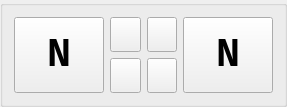
<?xml version="1.0" encoding="UTF-8"?>
<ui version="4.0">
 <class>GuidanceTurningToolbar</class>
 <widget class="QGroupBox" name="GuidanceTurningToolbar">
  <property name="geometry">
   <rect>
    <x>0</x>
    <y>0</y>
    <width>287</width>
    <height>107</height>
   </rect>
  </property>
  <property name="sizePolicy">
   <sizepolicy hsizetype="Expanding" vsizetype="Minimum">
    <horstretch>0</horstretch>
    <verstretch>0</verstretch>
   </sizepolicy>
  </property>
  <property name="windowTitle">
   <string>Turning</string>
  </property>
  <property name="title">
   <string/>
  </property>
  <layout class="QGridLayout" name="gridLayout">
   <item row="0" column="0" rowspan="2">
    <widget class="QPushButton" name="pbLeft">
     <property name="sizePolicy">
      <sizepolicy hsizetype="Expanding" vsizetype="Expanding">
       <horstretch>3</horstretch>
       <verstretch>1</verstretch>
      </sizepolicy>
     </property>
     <property name="font">
      <font>
       <family>Monospace</family>
       <pointsize>30</pointsize>
       <bold>true</bold>
      </font>
     </property>
     <property name="focusPolicy">
      <enum>Qt::NoFocus</enum>
     </property>
     <property name="text">
      <string>N</string>
     </property>
     <property name="icon">
      <iconset theme="go-previous">
       <normaloff>.</normaloff>.</iconset>
     </property>
     <property name="iconSize">
      <size>
       <width>48</width>
       <height>48</height>
      </size>
     </property>
     <property name="checkable">
      <bool>true</bool>
     </property>
     <property name="flat">
      <bool>false</bool>
     </property>
    </widget>
   </item>
   <item row="0" column="1">
    <widget class="QToolButton" name="pbPlusLeft">
     <property name="sizePolicy">
      <sizepolicy hsizetype="Expanding" vsizetype="Expanding">
       <horstretch>1</horstretch>
       <verstretch>1</verstretch>
      </sizepolicy>
     </property>
     <property name="icon">
      <iconset theme="list-add">
       <normaloff>.</normaloff>.</iconset>
     </property>
     <property name="autoRepeat">
      <bool>true</bool>
     </property>
     <property name="autoRepeatDelay">
      <number>500</number>
     </property>
     <property name="autoRepeatInterval">
      <number>250</number>
     </property>
    </widget>
   </item>
   <item row="0" column="2">
    <widget class="QToolButton" name="pbPlusRight">
     <property name="sizePolicy">
      <sizepolicy hsizetype="Expanding" vsizetype="Expanding">
       <horstretch>1</horstretch>
       <verstretch>1</verstretch>
      </sizepolicy>
     </property>
     <property name="icon">
      <iconset theme="list-add">
       <normaloff>.</normaloff>.</iconset>
     </property>
     <property name="autoRepeat">
      <bool>true</bool>
     </property>
     <property name="autoRepeatDelay">
      <number>500</number>
     </property>
     <property name="autoRepeatInterval">
      <number>250</number>
     </property>
    </widget>
   </item>
   <item row="0" column="3" rowspan="2">
    <widget class="QPushButton" name="pbRight">
     <property name="sizePolicy">
      <sizepolicy hsizetype="Expanding" vsizetype="Expanding">
       <horstretch>3</horstretch>
       <verstretch>1</verstretch>
      </sizepolicy>
     </property>
     <property name="font">
      <font>
       <family>Monospace</family>
       <pointsize>30</pointsize>
       <bold>true</bold>
      </font>
     </property>
     <property name="focusPolicy">
      <enum>Qt::NoFocus</enum>
     </property>
     <property name="layoutDirection">
      <enum>Qt::RightToLeft</enum>
     </property>
     <property name="styleSheet">
      <string notr="true">image: url(:/themes/oxygen/48x48/actions/edit-redo.png);</string>
     </property>
     <property name="text">
      <string>N</string>
     </property>
     <property name="icon">
      <iconset theme="go-next">
       <normaloff>.</normaloff>.</iconset>
     </property>
     <property name="iconSize">
      <size>
       <width>48</width>
       <height>48</height>
      </size>
     </property>
     <property name="checkable">
      <bool>true</bool>
     </property>
    </widget>
   </item>
   <item row="1" column="1">
    <widget class="QToolButton" name="pbMinusLeft">
     <property name="sizePolicy">
      <sizepolicy hsizetype="Expanding" vsizetype="Expanding">
       <horstretch>1</horstretch>
       <verstretch>1</verstretch>
      </sizepolicy>
     </property>
     <property name="icon">
      <iconset theme="list-remove">
       <normaloff>.</normaloff>.</iconset>
     </property>
     <property name="autoRepeat">
      <bool>true</bool>
     </property>
     <property name="autoRepeatDelay">
      <number>500</number>
     </property>
     <property name="autoRepeatInterval">
      <number>250</number>
     </property>
    </widget>
   </item>
   <item row="1" column="2">
    <widget class="QToolButton" name="pbMinusRight">
     <property name="sizePolicy">
      <sizepolicy hsizetype="Expanding" vsizetype="Expanding">
       <horstretch>1</horstretch>
       <verstretch>1</verstretch>
      </sizepolicy>
     </property>
     <property name="icon">
      <iconset theme="list-remove">
       <normaloff>.</normaloff>.</iconset>
     </property>
     <property name="autoRepeat">
      <bool>true</bool>
     </property>
     <property name="autoRepeatDelay">
      <number>500</number>
     </property>
     <property name="autoRepeatInterval">
      <number>250</number>
     </property>
    </widget>
   </item>
  </layout>
 </widget>
 <resources/>
 <connections/>
</ui>
